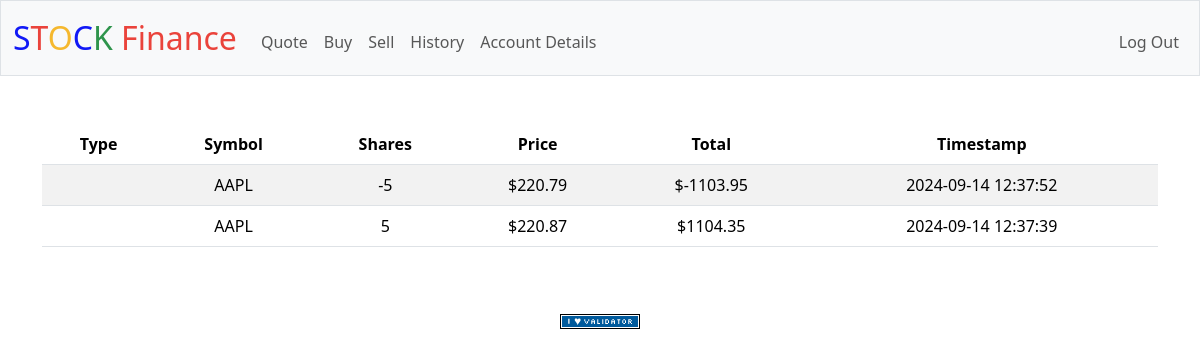
Screenshot of /history (signed in) with the database file from the repository.
### tables this page shows
CREATE TABLE transactions (
id INTEGER PRIMARY KEY AUTOINCREMENT,
user_id INTEGER NOT NULL,
symbol TEXT NOT NULL,
shares INTEGER NOT NULL,
price NUMERIC NOT NULL,
timestamp DATETIME DEFAULT CURRENT_TIMESTAMP, date TEXT,
FOREIGN KEY (user_id) REFERENCES users(id)
);

### app.py (the view)
@app.route("/history")
@login_required
def history():
    transactions = db.execute(
        "SELECT * FROM transactions WHERE user_id = :user_id ORDER BY timestamp DESC", user_id=session["user_id"])
    return render_template("history.html", transactions=transactions)

### app.py (called while the page is built)
@app.after_request
def after_request(response):
    response.headers["Cache-Control"] = "no-cache, no-store, must-revalidate"
    response.headers["Expires"] = 0
    response.headers["Pragma"] = "no-cache"
    return response

### helpers.py (called while the page is built)
def login_required(f):
    @wraps(f)
    def decorated_function(*args, **kwargs):
        if session.get("user_id") is None:
            return redirect("/login")
        return f(*args, **kwargs)
    return decorated_function

### templates/history.html (shortened to what this page needs)
{% extends "layout.html" %}
{% block main %}
<table class="table table-striped">
    <thead>
        <tr>
            <th>Type</th>
            <th>Symbol</th>
            <th>Shares</th>
            <th>Price</th>
            <th>Total</th>
            <th>Timestamp</th>
        </tr>
    </thead>
    <tbody>
        {% for transaction in transactions %}
        <tr>
            <td>{{ transaction.type }}</td>
            <td>{{ transaction.symbol }}</td>
            <td>{{ transaction.shares }}</td>
            <td>${{ "%.2f"|format(transaction.price) }}</td>
            <td>${{ "%.2f"|format(transaction.shares * transaction.price) }}</td>
            <td>{{ transaction.timestamp }}</td>
        </tr>
        {% endfor %}
    </tbody>
</table>
{% endblock %}

### rows the page displays
transactions: price "220.79", transaction.shares*transaction.price "-1103.95"
transactions: price "220.87", transaction.shares*transaction.price "1104.35"
